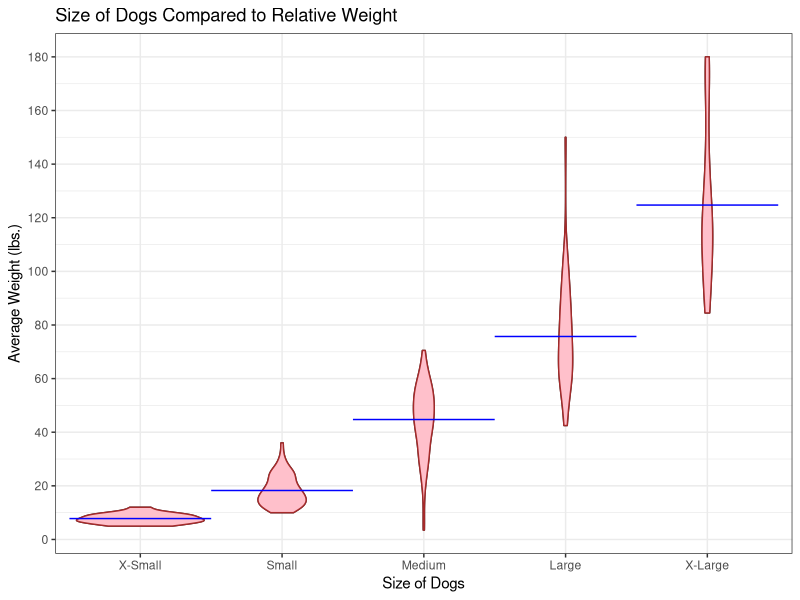
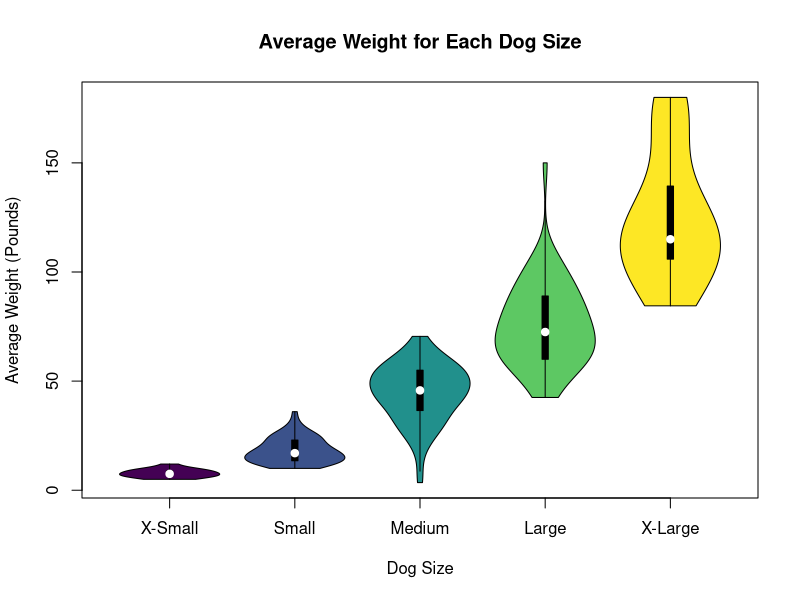

The R source for these figures, in order:
## ---- chunk 1
library(ggplot2)
library(vioplot)
library(viridis)
## ---- chunk 2
library(readr)
AmericanKennelClub.data <- read_csv("AmericanKennelClubBreedsBySize (4).csv")
#View(AmericanKennelClub.data)
## ---- chunk 3
AmericanKennelClub.data$`Size Category` <- factor(AmericanKennelClub.data$`Size Category`, levels = c("X-Small","Small", "Medium", "Large", "X-Large"))
ggplot(AmericanKennelClub.data, aes(x= `Size Category` , y= `Avg Weight (pounds)`)) + 
    geom_violin() + xlab("Size of Dogs") + 
    ylab("Average Weight (lbs.)") + 
    ggtitle("Size of Dogs Compared to Relative Weight") + 
    geom_violin(colour="brown", fill="pink") + 
    stat_summary(fun="mean", geom= "crossbar", width=1, size=0.2, colour="blue") + 
    theme_bw() +
    scale_y_continuous(breaks=seq(0,200,20)) 
## ---- chunk 4
  vioplot(AmericanKennelClub.data$`Avg Weight (pounds)` ~ AmericanKennelClub.data$`Size Category`,
        pch = 22, 
        col=viridis(5), 
        names=c("X-Small", "Small", "Medium", "Large", "X-Large"), 
        xlab= "Dog Size",
        ylab= "Average Weight (Pounds)", 
        main= "Average Weight for Each Dog Size")
